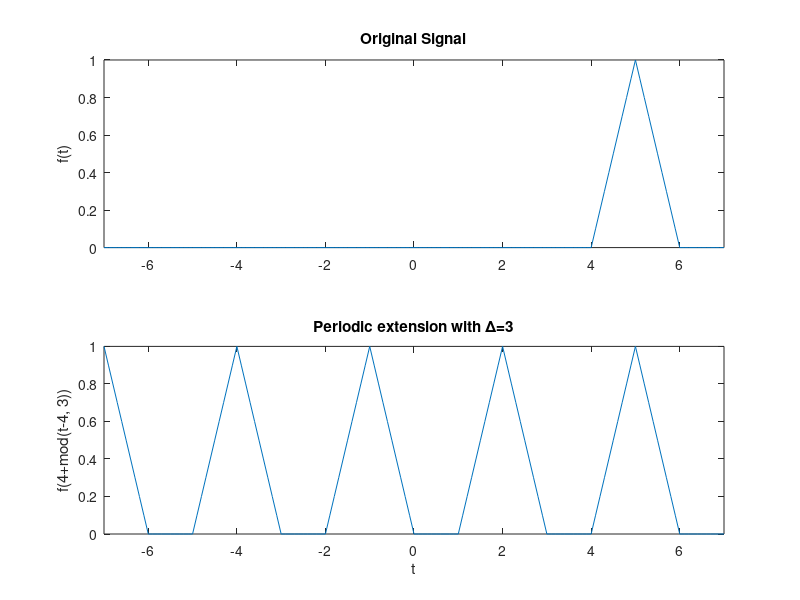

Write the MATLAB code that produced this figure.
%illustrate periodic functions via modulo
f = @(x,s) (abs(x-s) <=1) .* (1-abs(x-s));
t = linspace(-7,7,141);
s = 5;
a = s-1;
tm = mod(t-a,3) + a;
clf, subplot(211), plot(t, f(t,s)), ylabel f(t), title 'Original Signal'
axis tight
subplot(212), plot(t, f(tm,s)), title('Periodic extension with \Delta=3')
xlabel t, ylabel 'f(4+mod(t-4, 3))', axis tight
